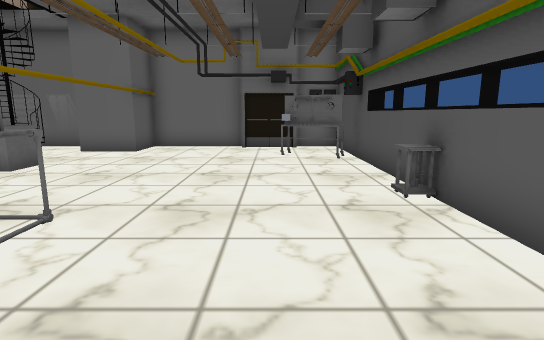
view 1 (above)

15 first-person views from a walk through a scene from a Unity 3-D project. The camera is 1.3 m above the floor, tilts 10° down and sees 80° across. The floor is counted in squares, 1 m on a side. Each view is taken from the middle of a square. On the plan, view 1 faces up. The plan holds only what a view shows up to about 14 squares ahead; the rest is blank. The player is left out. Surface patterns are stand-ins for the level's own textures.

view 2
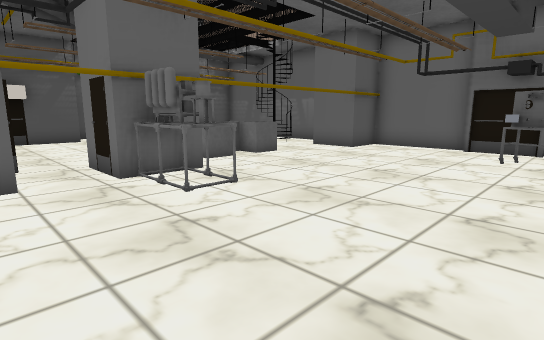

view 3
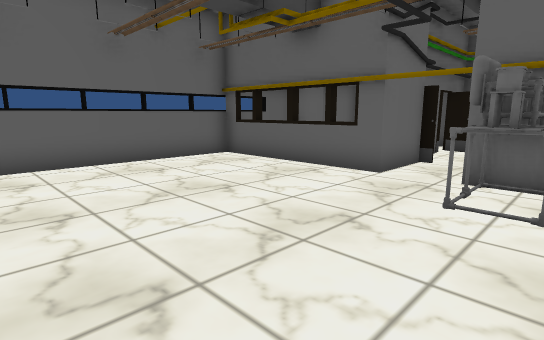

view 4
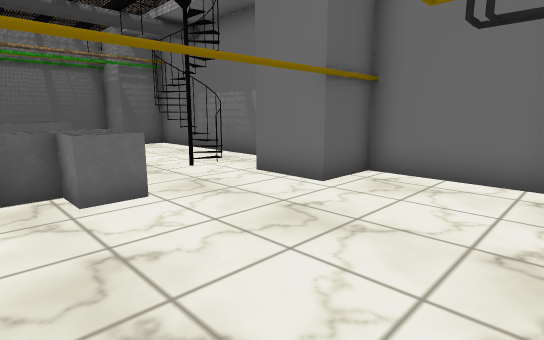

view 5
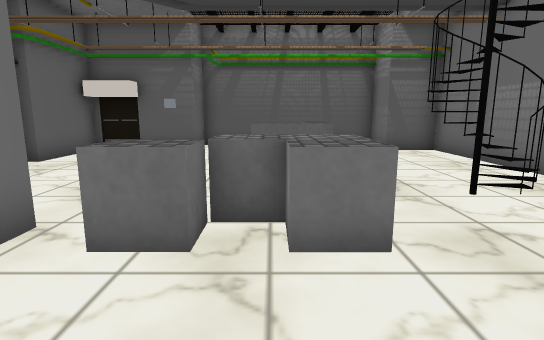

view 6
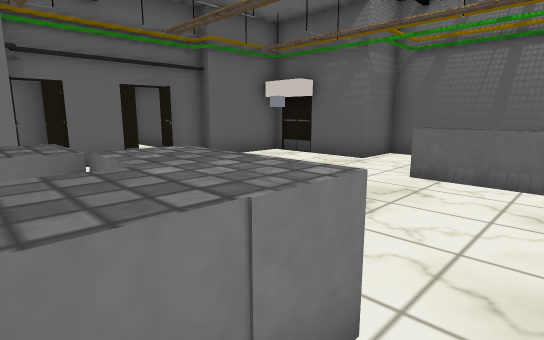

view 7
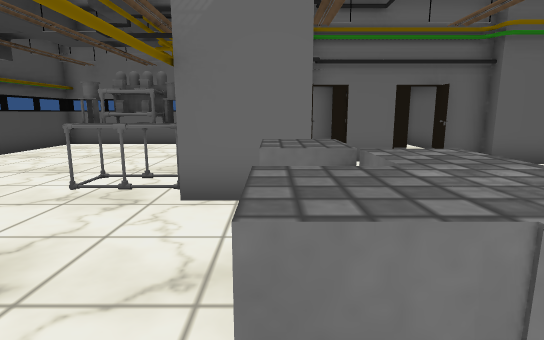

view 8
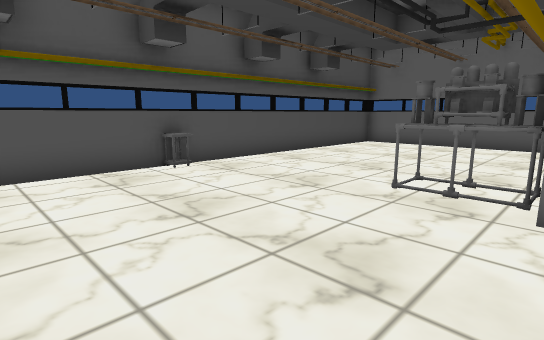

view 9
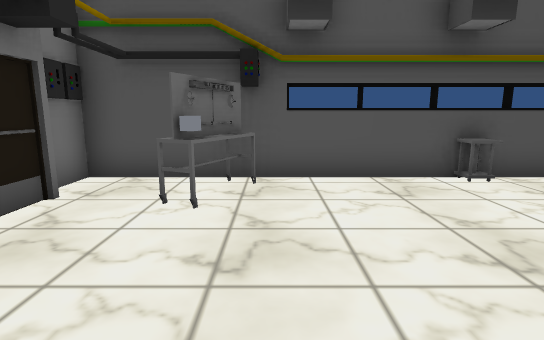

view 10
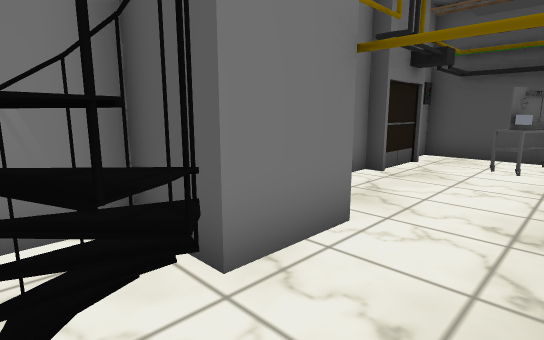

view 11
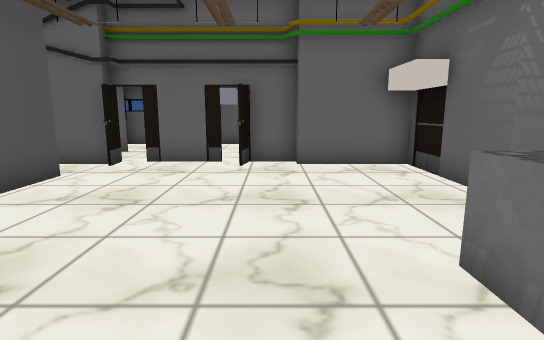

view 12
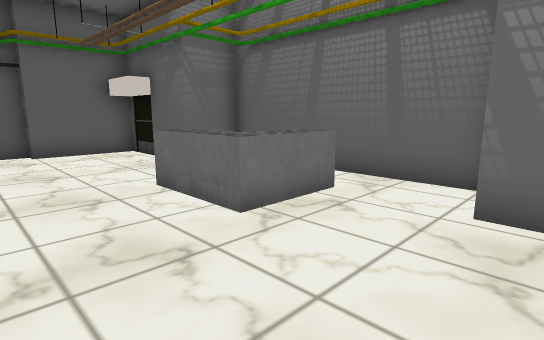

view 13
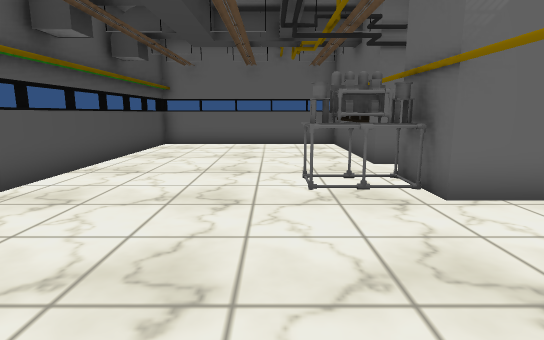

view 14
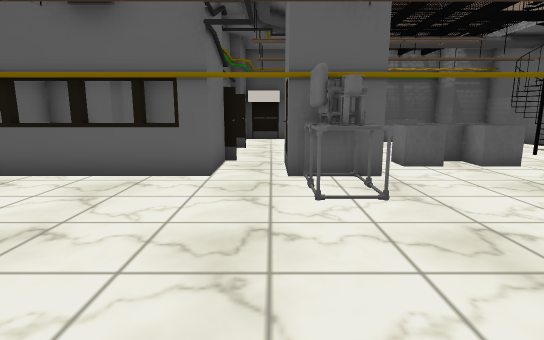

view 15
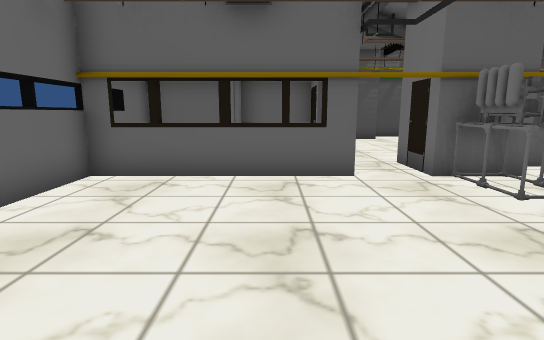

### Floor plan
Key: @ floor where view 1 was taken; # wall or solid block; . main floor; : floor 0.25 m higher than the main floor; = window, fence, low wall or low ledge; ^ raised ledge; T thing the floor can be seen under or through; O other object.
Columns run from 16 left of view 1 to 3 right of it. Each row starts with its distance up from view 1.
 13  ###################
 12  #........##.......#
 11 ##......:.##.......#
 10 #.......#.......OOO#
  9 #.^^..............O#
  8 #.^^.....^^........#
  7 #  ^.....^^........#
  6 # .......^^........#
  5 #.....O...^.......O#
  4 ##........TTTT.....#
  3  #........TTTT.....#
  2  #........TT.......#
  1  ####.#..TTT.......#
  0     ####TT #....@..#
 -1            #.......#
 -2         ####.......#
 -3         # .=.......#
 -4         # .#.......#
 -5         ############

Positions as (right, up) in squares from view 1, and headings:
1: (0, 0), facing up
2: (2, 0), facing up-left
3: (2, 4), facing down-left
4: (-1, 6), facing up-left
5: (-3, 7), facing left
6: (-6, 9), facing down-left
7: (-6, 9), facing down
8: (-5, 9), facing down-right
9: (-4, 9), facing right
10: (-8, 9), facing up-right
11: (-11, 9), facing down
12: (-10, 12), facing down-left
13: (-2, 9), facing down
14: (2, 2), facing left
15: (2, -1), facing left
